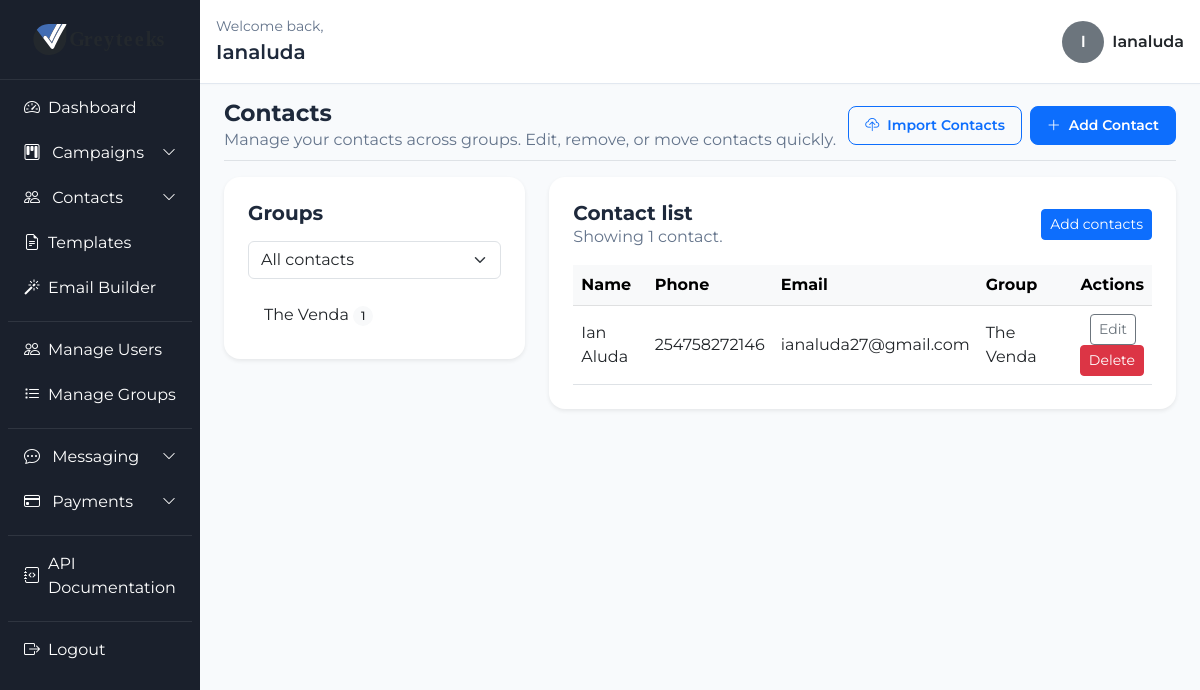
Screenshot of /contacts/ (signed in) with the database file from the repository.
### contacts_app/models.py (models this page shows, shortened)
class Group(models.Model):
    user = models.ForeignKey(User, on_delete=models.CASCADE, related_name='user_groups')
    name = models.CharField(max_length=100)
    description = models.TextField(blank=True)
    created_at = models.DateTimeField(auto_now_add=True)

class Contact(models.Model):
    group = models.ForeignKey(Group, on_delete=models.CASCADE, related_name='contacts')
    phone_number = models.CharField(max_length=20)
    email = models.EmailField(blank=True)
    name = models.CharField(max_length=100, blank=True)
    created_at = models.DateTimeField(auto_now_add=True)

### contacts_app/views.py (the view, shortened to what this page needs)
# urls.py: path('contacts/', contact_list, name='contact_list'),
@login_required
def contact_list(request):
    groups = Group.objects.filter(user=request.user).order_by('-created_at')
    group_id = request.GET.get('group')
    contacts = Contact.objects.filter(group__user=request.user).order_by('-created_at')
    selected_group = None
    if group_id:
        selected_group = groups.filter(id=group_id).first()
        if selected_group:
            contacts = contacts.filter(group=selected_group)
    return render(request, 'contacts/contact_list.html', {
        'groups': groups,
        'contacts': contacts,
        'selected_group': selected_group,
    })

### templates/contacts/contact_list.html (shortened to what this page needs)
{% extends "campaigns/dashboard.html" %}
{% block content %}
<div class="d-flex justify-content-between align-items-center pb-2 mb-3 border-bottom mt-3">
    <div>
        <h2 class="fw-bold m-0">Contacts</h2>
        <p class="text-muted mb-0">Manage your contacts across groups. Edit, remove, or move contacts quickly.</p>
    </div>
    <div class="d-flex gap-2">
        <a href="{% url 'upload_contacts' %}" class="btn btn-sm btn-outline-primary px-3 py-2 rounded-3 fw-semibold">
            <i class="bi bi-cloud-upload me-1"></i> Import Contacts
        </a>
        <button class="btn btn-sm btn-primary px-3 py-2 rounded-3 fw-semibold" type="button" onclick="document.getElementById('addContactPanel').classList.toggle('d-none')">
            <i class="bi bi-plus-lg me-1"></i> Add Contact
        </button>
    </div>
</div>
<div class="row g-4">
    <div class="col-lg-4">
        <div class="card border-0 shadow-sm p-4 rounded-4">
            <h5 class="fw-bold mb-3">Groups</h5>
            <form method="get" class="mb-3">
                <select class="form-select" name="group" onchange="this.form.submit()">
                    <option value="">All contacts</option>
                </select>
            </form>
            <div class="list-group list-group-flush">
                {% for group in groups %}
                    <a href="?group={{ group.id }}" class="list-group-item list-group-item-action{% if selected_group and selected_group.id == group.id %} active{% endif %}">
                        {{ group.name }}
                        <span class="badge bg-light text-dark rounded-pill ms-auto">{{ group.contacts.count }}</span>
                    </a>
                {% empty %}
                    <div class="text-muted">No groups yet. Create one to organize contacts.</div>
                {% endfor %}
            </div>
        </div>
    </div>
    <div class="col-lg-8">
        <div class="card border-0 shadow-sm p-4 rounded-4">
            <div class="d-flex justify-content-between align-items-center mb-3">
                <div>
                    <h5 class="fw-bold mb-0">Contact list</h5>
                    <p class="text-muted mb-0">Showing {{ contacts.count }} contact{% if contacts.count != 1 %}s{% endif %}.</p>
                </div>
                <a href="{% url 'upload_contacts' %}" class="btn btn-sm btn-primary">Add contacts</a>
            </div>
            <div class="table-responsive">
                <table class="table table-hover align-middle mb-0">
                    <thead class="table-light">
                        <tr>
                            <th>Name</th>
                            <th>Phone</th>
                            <th>Email</th>
                            <th>Group</th>
                            <th class="text-end">Actions</th>
                        </tr>
                    </thead>
                    <tbody>
                        {% for contact in contacts %}
                            <tr>
                                <td>{{ contact.name|default:'—' }}</td>
                                <td>{{ contact.phone_number }}</td>
                                <td>{{ contact.email|default:'—' }}</td>
                                <td>{{ contact.group.name }}</td>
                                <td class="text-end">
                                    <a href="{% url 'edit_contact' contact.id %}" class="btn btn-sm btn-outline-secondary me-2">Edit</a>
                                    <a href="{% url 'delete_contact' contact.id %}" class="btn btn-sm btn-danger">Delete</a>
                                </td>
                            </tr>
                        {% endfor %}
                    </tbody>
                </table>
            </div>
        </div>
    </div>
</div>
{% endblock %}

### templates/campaigns/dashboard.html (shortened to what this page needs)
{% load static %}
<!DOCTYPE html>
<html lang="en">
<head>
    <link href="https://cdn.jsdelivr.net/npm/bootstrap@5.3.0/dist/css/bootstrap.min.css" rel="stylesheet">
    <link rel="stylesheet" href="https://cdn.jsdelivr.net/npm/bootstrap-icons@1.11.3/font/bootstrap-icons.min.css">
    <link rel="stylesheet" href="{% static 'css/dashboard.css' %}">
</head>
<body>
    <div class="container-fluid">
        <div class="row">
            <nav class="col-md-2 d-none d-md-block sidebar p-0">
    <div class="sidebar-brand d-flex align-items-center justify-content-center px-3 py-3">
        <img src="{% static 'assets/images/logo/logo-dark.svg' %}" class="sidebar-logo" alt="Greyteeks logo">
    </div>
    <div class="px-2 pb-4">
        <ul class="nav flex-column mt-2">
            <li class="nav-item">
                <a class="nav-link d-flex align-items-center" href="{% url 'dashboard' %}">
                    <i class="bi bi-speedometer2 me-2"></i> Dashboard
                </a>
            </li>
            <li class="nav-item">
                <a class="nav-link d-flex align-items-center justify-content-between"
                   href="#campaignsDropdown"
                   data-bs-toggle="collapse"
                   aria-expanded="false"
                   aria-controls="campaignsDropdown">
                    <span><i class="bi bi-kanban me-2"></i> Campaigns</span>
                    <i class="bi bi-chevron-down small"></i>
                </a>
            </li>
            <li class="nav-item">
                <a class="nav-link d-flex align-items-center justify-content-between"
                   href="#contactsDropdown"
                   data-bs-toggle="collapse"
                   aria-expanded="false"
                   aria-controls="contactsDropdown">
                    <span><i class="bi bi-people me-2"></i> Contacts</span>
                    <i class="bi bi-chevron-down small"></i>
                </a>
            </li>
            <li class="nav-item">
                <a class="nav-link d-flex align-items-center" href="{% url 'manage_templates' %}">
                    <i class="bi bi-file-earmark-text me-2"></i> Templates
                </a>
            </li>
            <li class="nav-item">
                <a class="nav-link d-flex align-items-center" href="{% url 'email_builder' %}">
                    <i class="bi bi-magic me-2"></i> Email Builder
                </a>
            </li>
            <hr class="text-secondary my-2">
            {% if user.is_staff %}
            <li class="nav-item">
                <a class="nav-link d-flex align-items-center" href="{% url 'manage_users' %}">
                    <i class="bi bi-people me-2"></i> Manage Users
                </a>
            </li>
            <li class="nav-item">
                <a class="nav-link d-flex align-items-center" href="{% url 'manage_groups' %}">
                    <i class="bi bi-list-task me-2"></i> Manage Groups
                </a>
            </li>
            <hr class="text-secondary my-2">
            <li class="nav-item">
                <a class="nav-link d-flex align-items-center justify-content-between"
                   href="#messagingDropdown"
                   data-bs-toggle="collapse"
                   aria-expanded="false"
                   aria-controls="messagingDropdown">
                    <span><i class="bi bi-chat-dots me-2"></i> Messaging</span>
                    <i class="bi bi-chevron-down small"></i>
                </a>
            </li>
            <li class="nav-item">
                <a class="nav-link d-flex align-items-center justify-content-between"
                   href="#paymentsDropdown"
                   data-bs-toggle="collapse"
                   aria-expanded="false"
                   aria-controls="paymentsDropdown">
                    <span><i class="bi bi-credit-card me-2"></i> Payments</span>
                    <i class="bi bi-chevron-down small"></i>
                </a>
            </li>
            {% endif %}
            <hr class="text-secondary my-2">
            <li class="nav-item">
                <a class="nav-link d-flex align-items-center" href="{% url 'api_documentation' %}">
                    <i class="bi bi-journal-code me-2"></i> API Documentation
                </a>
            </li>
            <hr class="text-secondary my-2">
            <li class="nav-item">
                <form action="{% url 'logout' %}" method="post">
                    <button type="submit" class="nav-link text-danger border-0 bg-transparent d-flex align-items-center w-100">
                        <i class="bi bi-box-arrow-right me-2"></i> Logout
                    </button>
                </form>
            </li>
        </ul>
    </div>
</nav>
            <main class="col-md-10 p-0">
                <div class="dashboard-top-bar d-flex justify-content-between align-items-center px-3 py-3 bg-white border-bottom">
                    <div>
                        <div class="text-muted small">Welcome back,</div>
                        <div class="fs-5 fw-semibold">{{ user.first_name|default:user.username|title }}</div>
                    </div>
                    <div class="d-flex align-items-center gap-2">
                        <span class="rounded-circle bg-secondary text-white d-inline-flex align-items-center justify-content-center"
                              style="width:42px; height:42px;">
                            {{ user.username|first|upper }}
                        </span>
                        <span class="fw-semibold text-dark">{{ user.username|title }}</span>
                    </div>
                </div>
                <div class="dashboard-content">
                    {% block content %}{% endblock %}
                </div>
            </main>
        </div>
    </div>
</body>
</html>

### static/css/dashboard.css (style rules this page uses)
body { background-color: #f8fafc; font-family: 'Montserrat', sans-serif; color: #1e293b; }
.sidebar { height: 100vh; background: #1a202c; color: white; position: fixed; top: 0; left: 0; z-index: 100; width: 16.666667%; }
.sidebar .nav-link { transition: all 0.3s; border-radius: 5px; margin-bottom: 5px; color: white !important; }
.sidebar .nav-link[data-bs-toggle="collapse"] .bi-chevron-down { transition: transform 0.25s ease; }
.sidebar-logo { display: block; width: 80%; max-width: 160px; height: auto; max-height: 50px; object-fit: contain; margin: 0 auto; }
.sidebar-brand { min-height: 80px; border-bottom: 1px solid rgba(255, 255, 255, 0.08); }
main { margin-left: 16.666667%; }
.dashboard-content { padding-left: 1.5rem; padding-right: 1.5rem; }
.dashboard-top-bar { min-height: 80px; background: #ffffff; border-bottom: 1px solid #e2e8f0 !important; box-shadow: 0 1px 2px 0 rgba(0, 0, 0, 0.02); }
.dashboard-top-bar .rounded-circle { font-size: 1rem; text-transform: uppercase; font-weight: 600; }
h1, h2, h3, h4, h5, h6 { font-family: 'Montserrat', sans-serif; font-weight: 600; color: #1e293b; }
h2 { font-size: 1.45rem; }
.text-muted { color: #64748b !important; }
.badge { font-weight: 500; }

### rows the page displays
Group: name "The Venda", contacts.count "1"
Contact: name "Ian Aluda", phone_number "254758272146", email "ianaluda27@gmail.com", group.name "The Venda"

### other values shown
{{ user.first_name|default:user.username|title }} "Ianaluda"
{{ user.username|first|upper }} "I"
{{ user.username|title }} "Ianaluda"
{{ contacts.count }} "1"
